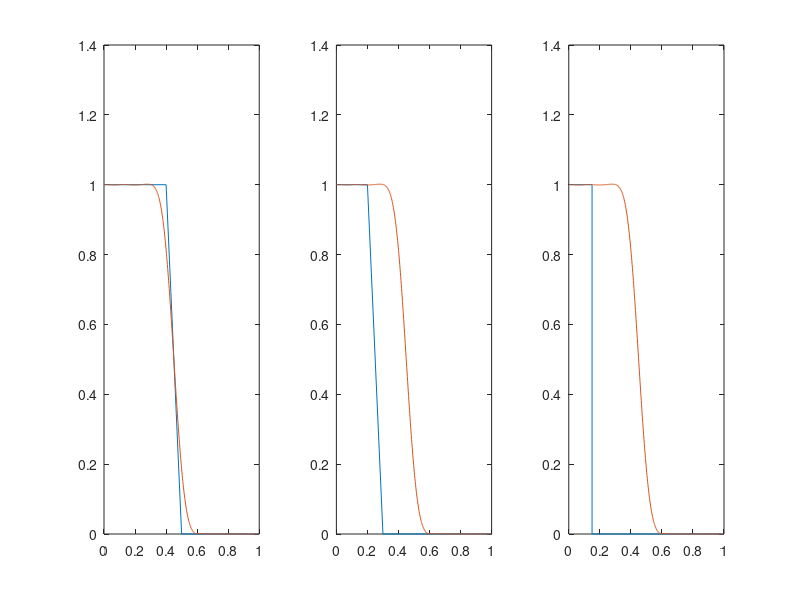

Reproduce this figure in MATLAB.
% Author: Gabriel Nicholson
% Date: 4/20/2026
% Contributors: Chat GPT
%
%% Parameters
theta_min   = -50;          % min angle (degrees)
theta_max   =  50;          % max angle (degrees)
N_angles    = 10;           % number of steps
f_c         = 24e9;         % carrier freq (Hz)
c           = 3e8;          % speed of light
d           = 0.5;          % element spacing in lambda (λ/2)
SystemFs = 192e6;

%% Compute
lambda = c / f_c;
theta = linspace(theta_min, theta_max, N_angles+1)*pi/180; % radians
phi = -2*pi*d*sin(theta);     % radians (relative phase shift)

%% Normalize to [0,1)
phi_norm = mod(phi, 2*pi)/(2*pi);

disp('Phase shifts normalized [0,1):')
disp(phi_norm)

%% Adjustable PARAMETERS
%/////////////////////////////////////////////////////////////////////////
%200,000 = 1ms, 20,000 = 100us, 2,000 = 10us, 200 = 1us
%/////////////////////////////////////////////////////////////////////////
TimeValue = 16384;
ChirpNc = 128; %How many chirps per frame?
AngleTime = TimeValue*ChirpNc; %Number of samples in each angle
SweepTime= TimeValue*ChirpNc*11; %Number of samples in whole sweep
DeciFactor = 8; %how much to decimate
P1 = 1/SystemFs; %Common period for most blocks
P2 = 1/(SystemFs/DeciFactor); %Decimated period (not used?)

ChirpMaxFreq = 11e6; 
ChirpMinFreq = 1e6;
ChirpFreqStepSize = 0.00055e6;
DopplerShiftVmin = 0;
DopplerShiftVmax = 36;
DopplerStep = 3;
RXFFTLength= TimeValue/DeciFactor;
WindowLength = TimeValue;

%Range param for button sim
R_min = 0;
R_max = 300;
N_pos = 9;
Btn_Debounce = 20000;

%/////////////////////////////////////////////////////////////////////////
%/////////////////////////////////////////////////////////////////////////
%% Generate frequencies
%% Parameters
desiredLen = 16384;  % samples per chirp
t = (0:desiredLen-1)/SystemFs;
T = desiredLen / SystemFs;

k = (ChirpMaxFreq - ChirpMinFreq) / (T/2); % slope

% Triangular chirp
f = zeros(size(t));

for i = 1:length(t)
    if t(i) <= T/2
        f(i) = ChirpMinFreq + k*t(i);
    else
        f(i) = ChirpMaxFreq - k*(t(i)-T/2);
    end
end

FCW = f / SystemFs;
%FCW = (ChirpMinFreq:ChirpFreqStepSize:ChirpMaxFreq)./SystemFs;

% Now chirp length is exactly:
ChirpSizeLength = TimeValue;   % = 8192 exactly
%Generates 0 at either end, unlike hamming
%LengthofFCW*FreqDeltaPeriod is how many samples per chirp
WindowCoefficients = hamming(ChirpSizeLength); 
WindowCoefficients = transpose(WindowCoefficients);

DopplerWindow = hamming(ChirpNc);
DopplerWindow = transpose(DopplerWindow);
% Generate velocity vector
v_mps = DopplerShiftVmin:DopplerStep:DopplerShiftVmax;

% Doppler shift in Hz
f_doppler = (2 .* v_mps) ./ lambda;    

% Normalize to sampling rate (dimensionless phase increment per sample)
DPShift = f_doppler./SystemFs;  


%% Range delays
R = linspace(R_min, R_max, N_pos);

ASR_LUT = round((R*2*SystemFs)/c);
k_test = ASR_LUT; 
R_check = k_test*c/(2*SystemFs);

%% Design low-pass filters using fir2
f1 = [0 0.4 0.5 1];
m1 = [1 1 0 0];
b1 = fir2(30,f1,m1);

f2 = [0 0.2 0.3 1];
m2 = [1 1 0 0];
b2 = fir2(30,f2,m2);

f3 = [0 0.15 0.15 1];
m3 = [1 1 0 0];
b3 = fir2(30,f3,m3);

figure(1);
[h1,w1] = freqz(b1,1);
[h2,w2] = freqz(b1,1);
[h3,w3] = freqz(b1,1);
subplot(1,3,1);
plot(f1,m1,w1/pi,abs(h1))
subplot(1,3,2);
plot(f2,m2,w2/pi,abs(h2))
subplot(1,3,3);
plot(f3,m3,w3/pi,abs(h3))
